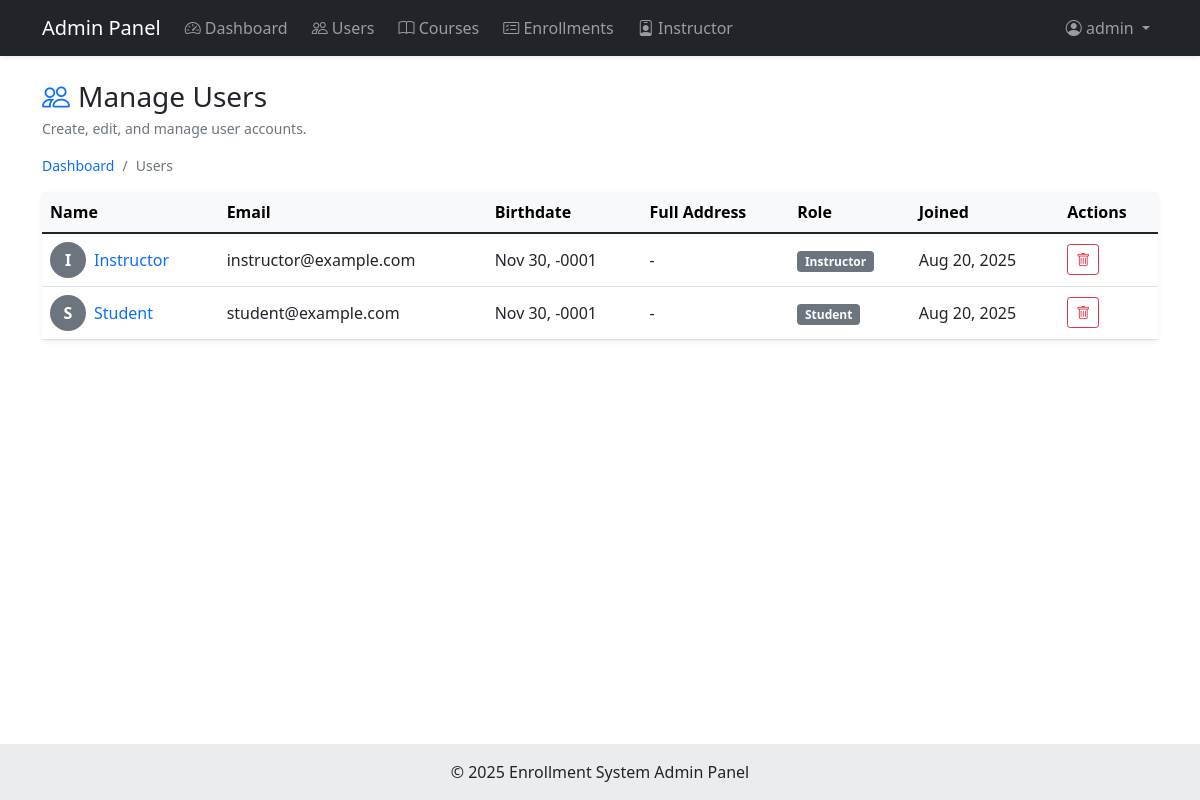
Page /admin/users.php (signed in) on the committed database.
### tables this page shows
CREATE TABLE IF NOT EXISTS users (
    id INT AUTO_INCREMENT PRIMARY KEY,
    name VARCHAR(100) NOT NULL,
    email VARCHAR(100) NOT NULL UNIQUE,
    password VARCHAR(255) NOT NULL,
    date_of_birth DATE NOT NULL,
    address TEXT NOT NULL,
    city VARCHAR(100) NOT NULL,
    state VARCHAR(100) NOT NULL,
    postal_code VARCHAR(20) NOT NULL,
    country VARCHAR(100) NOT NULL,
    role ENUM('student', 'instructor') DEFAULT 'student',
    last_login TIMESTAMP NULL DEFAULT NULL,
    registration_date TIMESTAMP DEFAULT CURRENT_TIMESTAMP,
    updated_at TIMESTAMP DEFAULT CURRENT_TIMESTAMP ON UPDATE CURRENT_TIMESTAMP,
    INDEX idx_email (email),
    INDEX idx_role (role)
);

### config/database.php (called while the page is built, shortened)
<?php
if (!isset($pdo)) {
    try {
        $pdo = new PDO(
            "mysql:host=" . DB_HOST . ";dbname=" . DB_NAME . ";charset=utf8mb4",
            DB_USER,
            DB_PASS,
            [
                PDO::ATTR_ERRMODE => PDO::ERRMODE_EXCEPTION,
                PDO::ATTR_DEFAULT_FETCH_MODE => PDO::FETCH_ASSOC,
                PDO::ATTR_EMULATE_PREPARES => false,
            ]
        );
    } catch (PDOException $e) {
        die("Database connection failed: " . $e->getMessage());
    }
}
if (!function_exists('executeQuery')) {
    function executeQuery($sql, $params = []) {
        global $pdo;
        try {
            $stmt = $pdo->prepare($sql);
            $stmt->execute($params);
            return $stmt;
        } catch (PDOException $e) {
            error_log("Database Error: " . $e->getMessage());
            return false;
        }
    }
    function fetchAll($sql, $params = []) {
        $stmt = executeQuery($sql, $params);
        return $stmt ? $stmt->fetchAll(PDO::FETCH_ASSOC) : [];
    }
}
return $pdo;
?>

### admin/users.php (the view, shortened to what this page needs)
<?php
require_once 'includes/header.php';
$users = fetchAll("SELECT id, name, email, role, registration_date, date_of_birth, address, city, state, postal_code, country FROM users ORDER BY registration_date DESC");
?>
<div class="d-flex flex-wrap justify-content-between align-items-center gap-2 mb-3">
    <div>
        <h2 class="h3 mb-1 d-flex align-items-center gap-2">
            <i class="bi bi-people text-primary"></i>
            Manage Users
        </h2>
        <p class="text-muted small mb-0">Create, edit, and manage user accounts.</p>
    </div>
</div>
<nav aria-label="breadcrumb" class="mb-3">
    <ol class="breadcrumb mb-0 small">
        <li class="breadcrumb-item"><a href="index.php" class="text-decoration-none">Dashboard</a></li>
        <li class="breadcrumb-item active" aria-current="page">Users</li>
    </ol>
</nav>
<div class="card shadow-sm border-0">
    <div class="card-body p-0">
        <?php if (empty($users)): ?>
            <div class="text-center py-5">
                <div class="text-muted">
                    <i class="bi bi-people" style="font-size: 3rem;"></i>
                    <p class="mt-3 mb-0">No users found</p>
                </div>
                <a href="users.php" class="btn btn-outline-primary">Refresh</a>
            </div>
        <?php else: ?>
            <div class="table-responsive">
                <table class="table table-hover align-middle mb-0">
                    <thead class="table-light">
                        <tr>
                            <th>Name</th>
                            <th class="d-none d-md-table-cell">Email</th>
                            <th class="d-none d-md-table-cell">Birthdate</th>
                            <th class="d-none d-md-table-cell">Full Address</th>
                            <th class="d-none d-lg-table-cell">Role</th>
                            <th class="d-none d-lg-table-cell">Joined</th>
                            <th>Actions</th>
                        </tr>
                    </thead>
                    <tbody>
                        <?php foreach ($users as $user): ?>
                            <tr>
                                <td>
                                    <div class="d-flex align-items-center">
                                        <div class="flex-shrink-0 me-2">
                                            <div class="avatar-sm" style="width: 36px; height: 36px; background-color: #6c757d; color: #fff; border-radius: 50%; display: flex; align-items: center; justify-content: center; font-weight: 600;">
                                                <?php echo strtoupper(substr($user['name'], 0, 1)); ?>
                                            </div>
                                        </div>
                                        <div class="flex-grow-1">
                                            <div class="fw-semibold">
                                                <a href="user_enrollments.php?id=<?php echo (int)$user['id']; ?>" class="text-decoration-none">
                                                    <?php echo htmlspecialchars($user['name']); ?>
                                                </a>
                                            </div>
                                        </div>
                                    </div>
                                </td>
                                <td class="d-none d-md-table-cell"><?php echo htmlspecialchars($user['email']); ?></td>
                                <td class="d-none d-md-table-cell">
                                    <?php
                                        $dob = isset($user['date_of_birth']) && !empty($user['date_of_birth']) ? date('M j, Y', strtotime($user['date_of_birth'])) : '-';
                                        echo htmlspecialchars($dob);
                                    ?>
                                </td>
                                <td class="d-none d-md-table-cell">
                                    <?php
                                        $parts = [];
                                        $fullAddress = !empty($parts) ? implode(', ', array_map('htmlspecialchars', $parts)) : '-';
                                        echo $fullAddress;
                                    ?>
                                </td>
                                <td class="d-none d-lg-table-cell">
                                    <span class="badge bg-<?php echo $user['role'] === 'admin' ? 'primary' : 'secondary'; ?>">
                                        <?php echo ucfirst($user['role']); ?>
                                    </span>
                                </td>
                                <td class="d-none d-lg-table-cell"><?php echo date('M j, Y', strtotime($user['registration_date'])); ?></td>
                                <td>
                                    <div class="btn-group btn-group-sm">
                                        <button type="button"
                                                class="btn btn-outline-danger" title="Delete"
                                                onclick="confirmDelete(<?php echo $user['id']; ?>, '<?php echo addslashes(htmlspecialchars($user['name'])); ?>')">
                                            <i class="bi bi-trash"></i>
                                        </button>
                                    </div>
                                </td>
                            </tr>
                        <?php endforeach; ?>
                    </tbody>
                </table>
            </div>
        <?php endif; ?>
    </div>
</div>
<?php require_once 'includes/footer.php'; ?>

### admin/includes/header.php (shortened to what this page needs)
<?php
require_once __DIR__ . '/../../config/database.php';
?>
<!DOCTYPE html>
<html lang="en">
<head>
    <link href="https://cdn.jsdelivr.net/npm/bootstrap@5.1.3/dist/css/bootstrap.min.css" rel="stylesheet">
    <link rel="stylesheet" href="https://cdn.jsdelivr.net/npm/bootstrap-icons@1.8.1/font/bootstrap-icons.css">
 </head>
 <body class="d-flex flex-column min-vh-100">
    <nav class="navbar navbar-expand-lg navbar-dark bg-dark shadow-sm">
        <div class="container">
            <a class="navbar-brand fw-semibold" href="index.php">Admin Panel</a>
            <div class="collapse navbar-collapse" id="navbarNav">
                <ul class="navbar-nav me-auto gap-2">
                    <li class="nav-item">
                        <a class="nav-link" href="index.php"><i class="bi bi-speedometer2"></i> Dashboard</a>
                    </li>
                    <li class="nav-item">
                        <a class="nav-link" href="users.php"><i class="bi bi-people"></i> Users</a>
                    </li>
                    <li class="nav-item">
                        <a class="nav-link" href="courses.php"><i class="bi bi-book"></i> Courses</a>
                    </li>
                    <li class="nav-item">
                        <a class="nav-link" href="enrollments.php"><i class="bi bi-card-checklist"></i> Enrollments</a>
                    </li>
                    <li class="nav-item">
                        <a class="nav-link" href="instructors.php"><i class="bi bi-person-badge"></i> Instructor</a>
                    </li>
                </ul>
                <ul class="navbar-nav">
                    <li class="nav-item dropdown">
                        <a class="nav-link dropdown-toggle" href="#" id="userDropdown" role="button" data-bs-toggle="dropdown">
                            <i class="bi bi-person-circle"></i> <?php echo htmlspecialchars($_SESSION['admin_username'] ?? 'Admin'); ?>
                        </a>
                    </li>
                </ul>
            </div>
        </div>
    </nav>
     <main class="container mt-4 flex-grow-1">

### admin/includes/footer.php (shortened to what this page needs)
     </main>
     <footer class="bg-light text-center text-lg-start mt-auto">
        <div class="text-center p-3" style="background-color: rgba(0, 0, 0, 0.05);">
            © <?php echo date('Y'); ?> Enrollment System Admin Panel
        </div>
    </footer>
</body>
</html>

### rows in the picture
users: name "I", name "Instructor", email "instructor@example.com", date_of_birth "Nov 30, -0001", fullAddress "-", role "Instructor", registration_date "Aug 20, 2025"
users: name "S", name "Student", email "student@example.com", date_of_birth "Nov 30, -0001", fullAddress "-", role "Student", registration_date "Aug 20, 2025"

### other values in the picture
$_SESSION['admin_username'] "admin"
